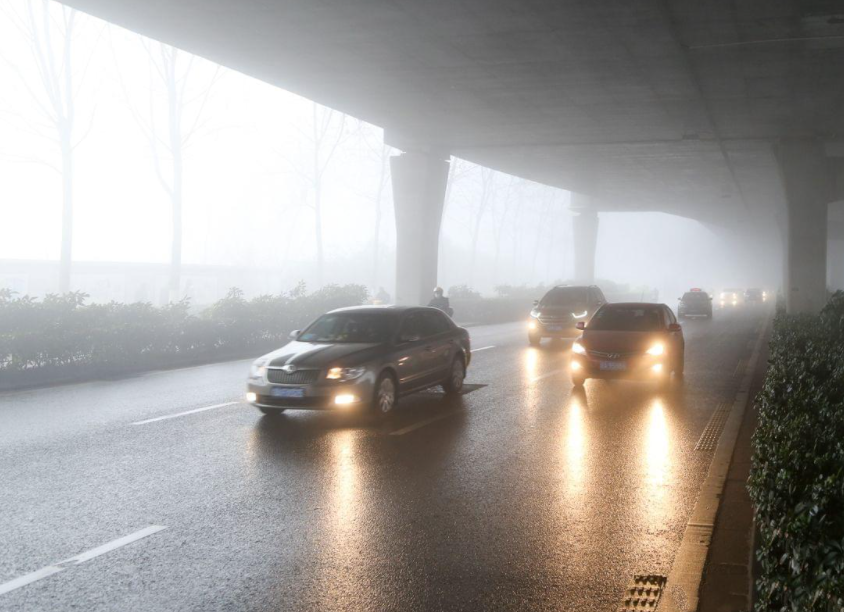
#> input picture blog47-quwu/car-02.png, 844 x 612 px
$ python blog47_quwu_02.py   (older library calls are emulated)
#> lines starting #> are read from the running program, lines starting #| are printed output that depends on the picture
# -*- coding: utf-8 -*-
"""
Created on Sat Sep 11 00:16:07 2021
@author: xiuzhang

参考资料：
https://blog.csdn.net/leviopku/article/details/83898619
"""

import sys
import cv2
import math
import numpy as np

def DarkChannel(im,sz):
    b,g,r = cv2.split(im)
    dc = cv2.min(cv2.min(r,g),b)
    kernel = cv2.getStructuringElement(cv2.MORPH_RECT,(sz,sz))
    dark = cv2.erode(dc,kernel)
    return dark

def AtmLight(im,dark):
    [h,w] = im.shape[:2]
    imsz = h*w
    numpx = int(max(math.floor(imsz/1000),1))
    darkvec = dark.reshape(imsz,1)
    imvec = im.reshape(imsz,3)

    indices = darkvec.argsort()
    indices = indices[imsz-numpx::]

    atmsum = np.zeros([1,3])
    for ind in range(1,numpx):
       atmsum = atmsum + imvec[indices[ind]]

    A = atmsum / numpx;
    return A

def TransmissionEstimate(im,A,sz):
    omega = 0.95
    im3 = np.empty(im.shape,im.dtype)

    for ind in range(0,3):
        im3[:,:,ind] = im[:,:,ind]/A[0,ind]

    transmission = 1 - omega*DarkChannel(im3,sz)
    return transmission

def Guidedfilter(im,p,r,eps):
    mean_I = cv2.boxFilter(im,cv2.CV_64F,(r,r))
    mean_p = cv2.boxFilter(p, cv2.CV_64F,(r,r))
    mean_Ip = cv2.boxFilter(im*p,cv2.CV_64F,(r,r))
    cov_Ip = mean_Ip - mean_I*mean_p

    mean_II = cv2.boxFilter(im*im,cv2.CV_64F,(r,r))
    var_I   = mean_II - mean_I*mean_I

    a = cov_Ip/(var_I + eps)
    b = mean_p - a*mean_I

    mean_a = cv2.boxFilter(a,cv2.CV_64F,(r,r))
    mean_b = cv2.boxFilter(b,cv2.CV_64F,(r,r))

    q = mean_a*im + mean_b
    return q

def TransmissionRefine(im,et):
    gray = cv2.cvtColor(im,cv2.COLOR_BGR2GRAY)
    gray = np.float64(gray)/255
    r = 60
    eps = 0.0001
    t = Guidedfilter(gray,et,r,eps)

    return t

def Recover(im,t,A,tx = 0.1):
    res = np.empty(im.shape,im.dtype)
    t = cv2.max(t,tx)

    for ind in range(0,3):
        res[:,:,ind] = (im[:,:,ind]-A[0,ind])/t + A[0,ind]

    return res

if __name__ == '__main__':

    fn = 'car-02.png'
    src = cv2.imread(fn)
#> src is the input picture: shape (612, 844, 3); mean B, G, R 155, 158.4, 162.4
    I = src.astype('float64')/255

    dark = DarkChannel(I,15)
#> in DarkChannel, `dark = cv2.erode(dc,kernel)`:
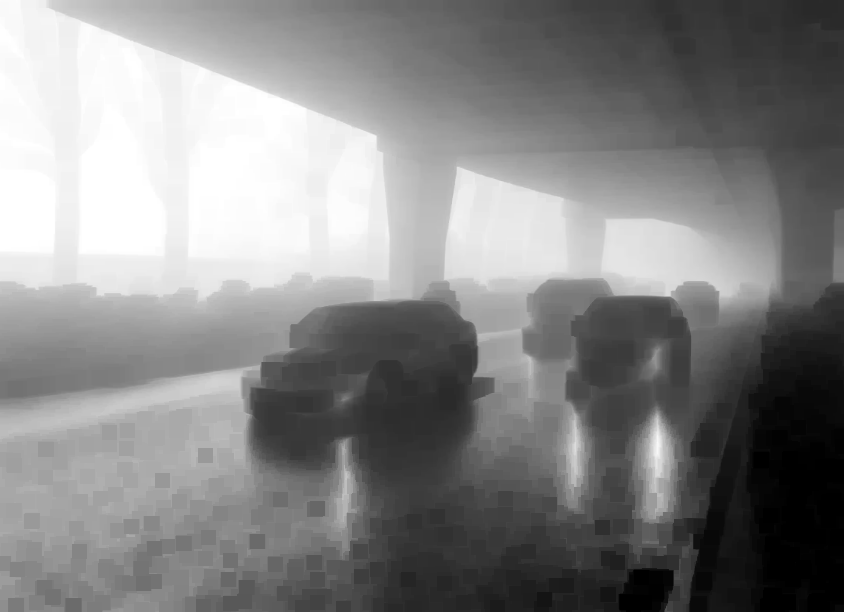
#> dark: shape (612, 844) float64; min 0, max 1, mean 0.522
    A = AtmLight(I,dark)
#> in AtmLight, `indices = indices[imsz-numpx::]`: indices = 516 values from 0 to 0
#> the loop in AtmLight, `for ind in range(1,numpx):` made 515 passes
#> atmsum on passes 1 to 3: [[0.992, 0.992, 0.992]], [[1.98, 1.98, 1.98]], [[2.98, 2.98, 2.98]]
#> after the loop in AtmLight, `for ind in range(1,numpx):`: atmsum = [[511, 511, 511]]
#> in AtmLight, `A = atmsum / numpx;`: A = [[0.99, 0.99, 0.99]]
#> A = [[0.99, 0.99, 0.99]]
    te = TransmissionEstimate(I,A,15)
    t = TransmissionRefine(src,te)
#> in Guidedfilter, `b = mean_p - a*mean_I`:
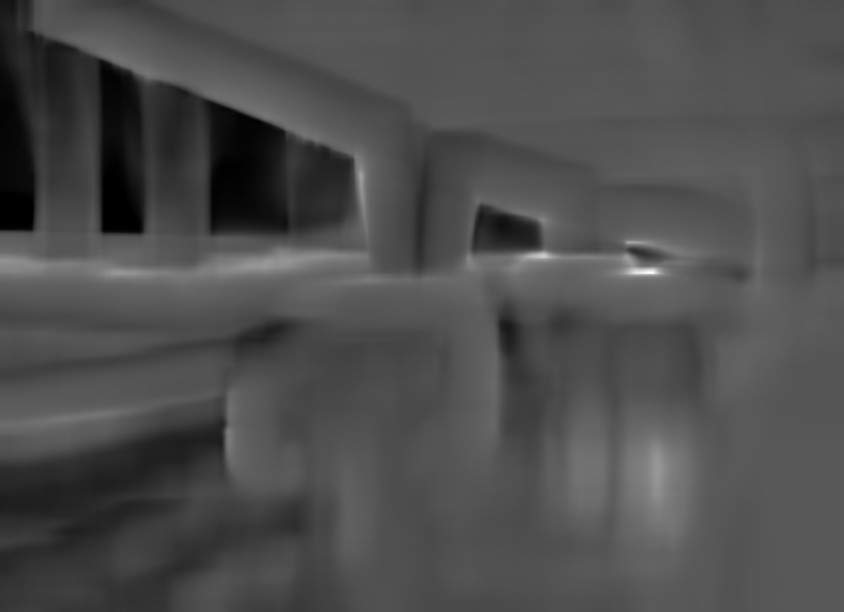
#> b: shape (612, 844) float64; min 0.0406, max 2.8, mean 0.881; drawn with min black and max white
#> in Guidedfilter, `mean_a = cv2.boxFilter(a,cv2.CV_64F,(r,r))`:
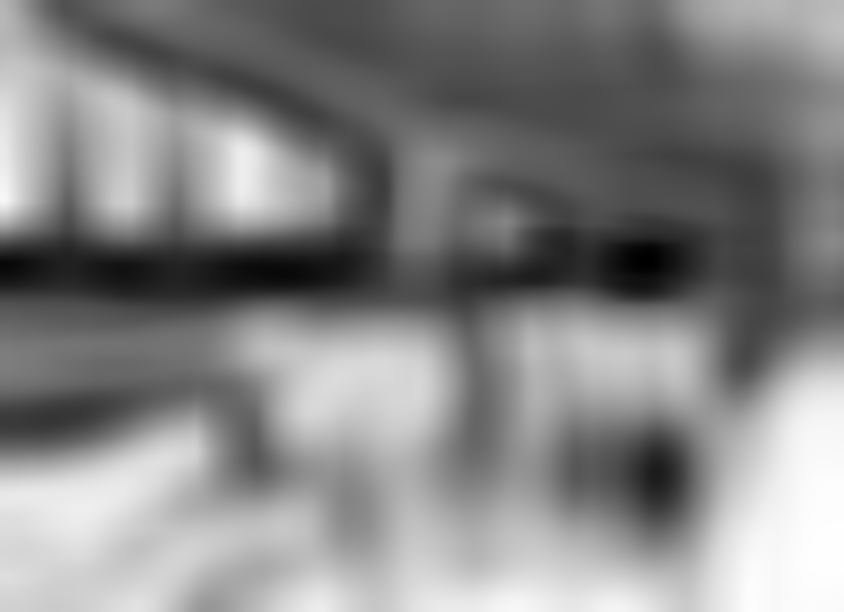
#> mean_a: shape (612, 844) float64; min -1.19, max -0.00402, mean -0.571; drawn with min black and max white
#> in Guidedfilter, `mean_b = cv2.boxFilter(b,cv2.CV_64F,(r,r))`:
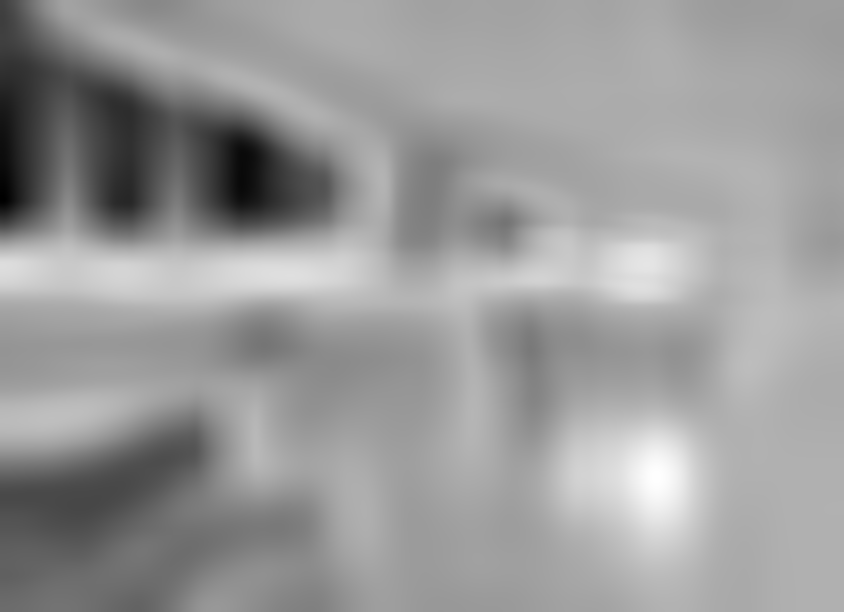
#> mean_b: shape (612, 844) float64; min 0.0819, max 1.4, mean 0.88; drawn with min black and max white
#> in Guidedfilter, `q = mean_a*im + mean_b`:
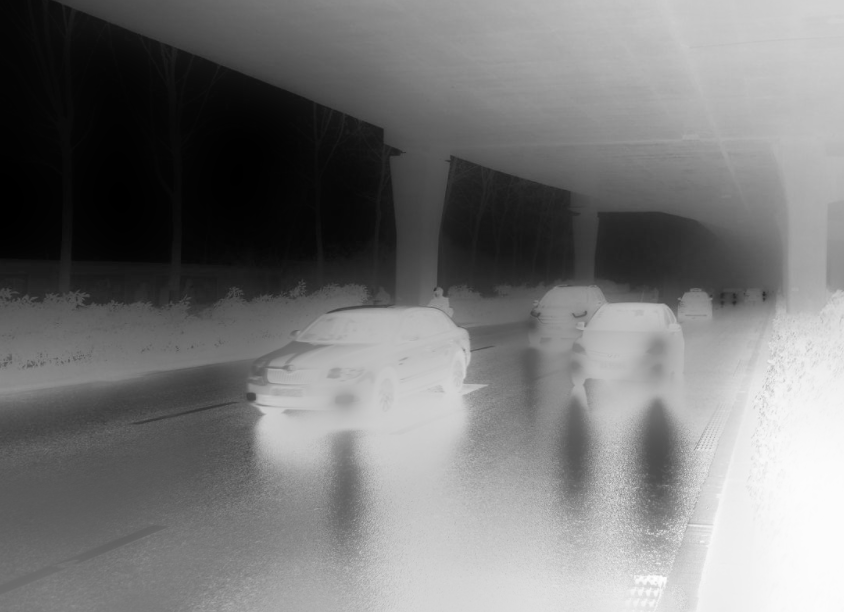
#> q: shape (612, 844) float64; min 0.0433, max 1.01, mean 0.499; drawn with min black and max white
    J = Recover(I,t,A,0.1)
#> after the loop in Recover, `for ind in range(0,3):`:
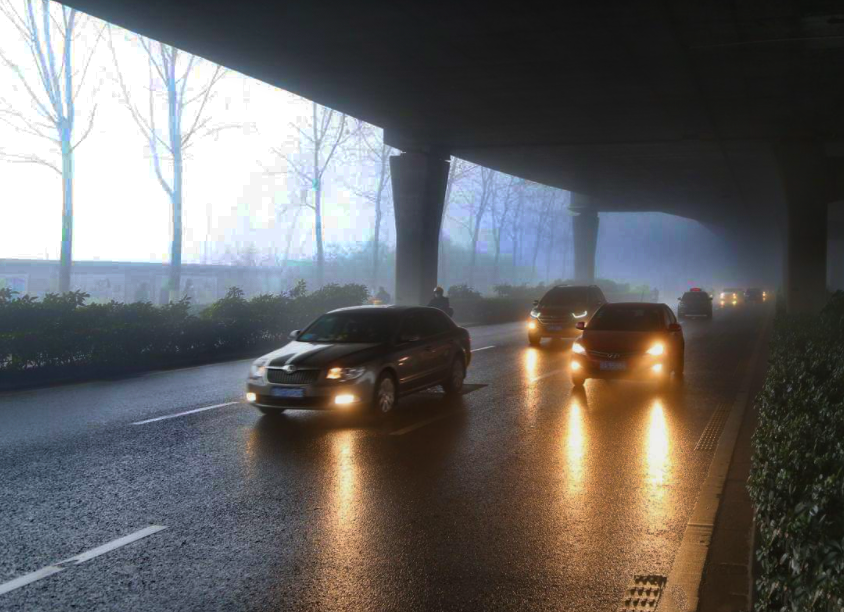
#> res: shape (612, 844, 3) float64; mean B, G, R 0.394, 0.396, 0.405; drawn with min black and max white

    arr = np.hstack((I, J))
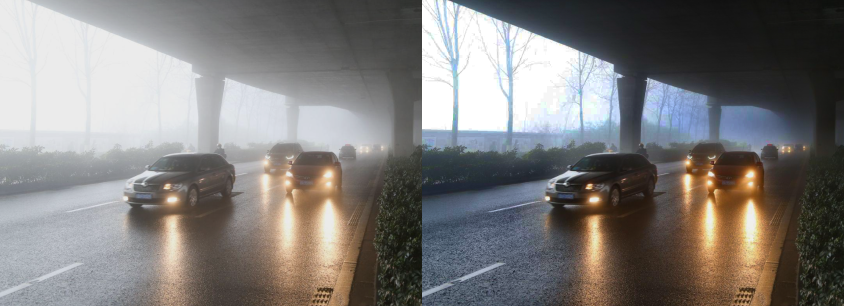
#> arr: shape (612, 1688, 3) float64 (shown at 1/2 size); mean B, G, R 0.501, 0.509, 0.521; drawn with min black and max white
    cv2.imshow("contrast", arr)
    cv2.imwrite("car-02-dehaze.png", J*255 )
    cv2.imwrite("car-02-contrast.png", arr*255)
    cv2.waitKey();

$ run again, with blog47-quwu/car-01.png copied over blog47-quwu/car-02.png
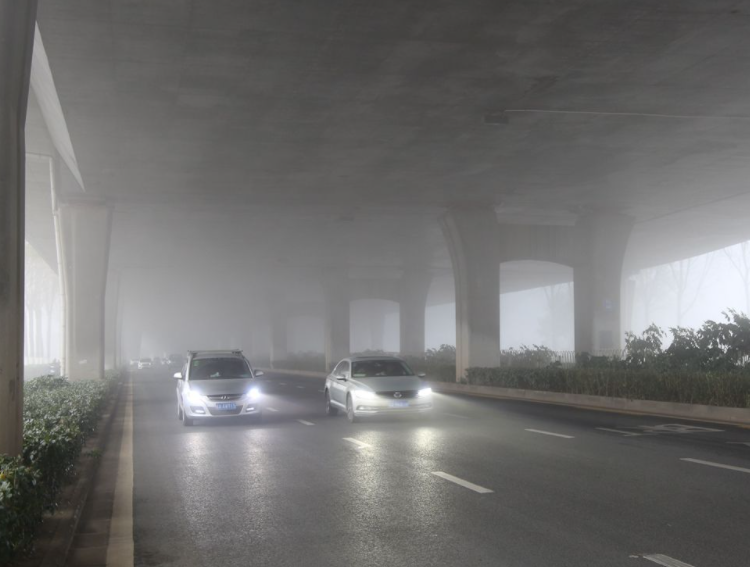
#> input picture blog47-quwu/car-01.png, 750 x 567 px
#> src is the input picture: shape (567, 750, 3); mean B, G, R 110.4, 111.3, 111.9
#> indices = 425 values from 0 to 0
#> the loop in AtmLight, `for ind in range(1,numpx):` made 424 passes
#> atmsum on passes 1 to 3: [[0.365, 0.369, 0.376]], [[0.729, 0.737, 0.753]], [[1.09, 1.11, 1.13]]
#> after the loop in AtmLight, `for ind in range(1,numpx):`: atmsum = [[154.6, 156.3, 159.6]]
#> in AtmLight, `A = atmsum / numpx;`: A = [[0.364, 0.368, 0.376]]
#> after the loop in Recover, `for ind in range(0,3):`:
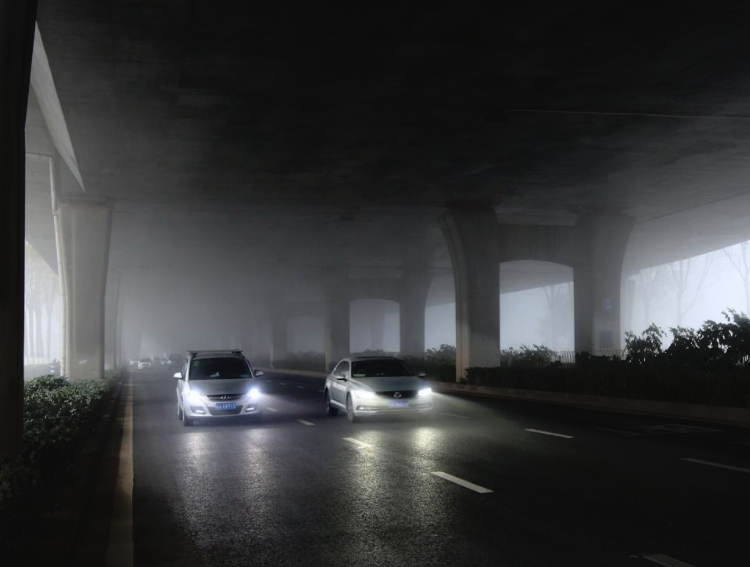
#> res: shape (567, 750, 3) float64; mean B, G, R 1.27, 1.25, 1.22; drawn with min black and max white
#> `cv2.imwrite("car-02-dehaze.png", J*255 )`:
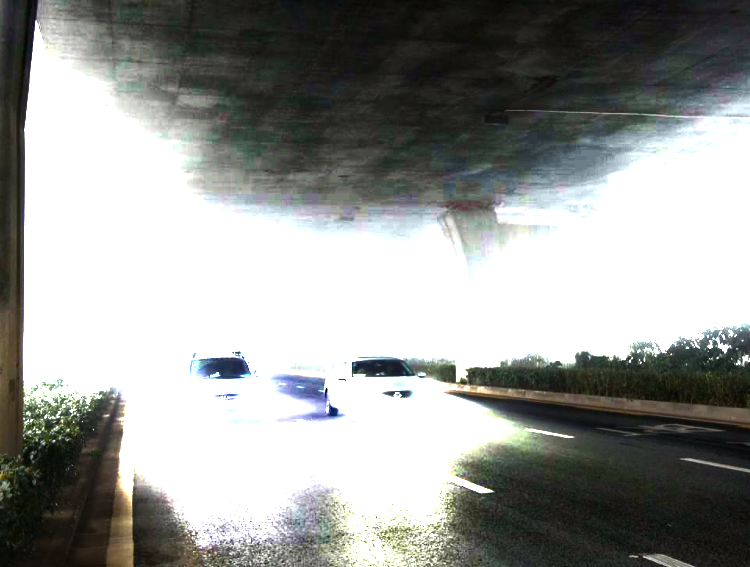
#> saved as car-02-dehaze.png: shape (567, 750, 3); mean B, G, R 150.1, 152.7, 150.9

$ run again, with blog47-quwu/fj-02.png copied over blog47-quwu/car-02.png
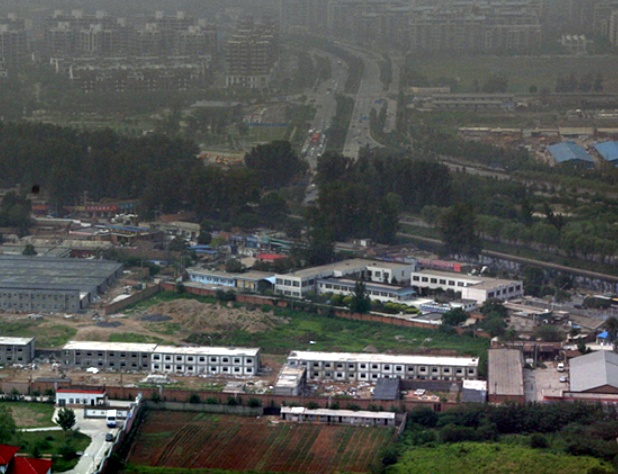
#> input picture blog47-quwu/fj-02.png, 618 x 474 px
#> src is the input picture: shape (474, 618, 3); mean B, G, R 81.2, 84.3, 82.7
#> in DarkChannel, `dark = cv2.erode(dc,kernel)`:
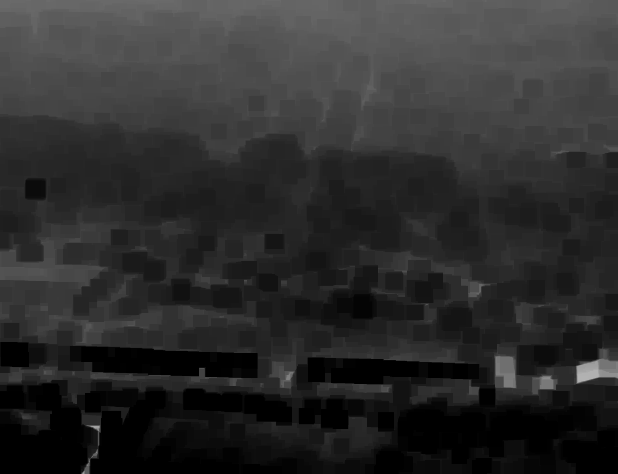
#> dark: shape (474, 618) float64; min 0, max 0.698, mean 0.175
#> indices = 292 values from 0 to 0
#> the loop in AtmLight, `for ind in range(1,numpx):` made 291 passes
#> atmsum on passes 1 to 3: [[0.455, 0.463, 0.439]], [[0.91, 0.925, 0.878]], [[1.36, 1.39, 1.32]]
#> after the loop in AtmLight, `for ind in range(1,numpx):`: atmsum = [[132.4, 134.7, 127.8]]
#> in AtmLight, `A = atmsum / numpx;`: A = [[0.453, 0.461, 0.438]]
#> `cv2.imwrite("car-02-dehaze.png", J*255 )`:
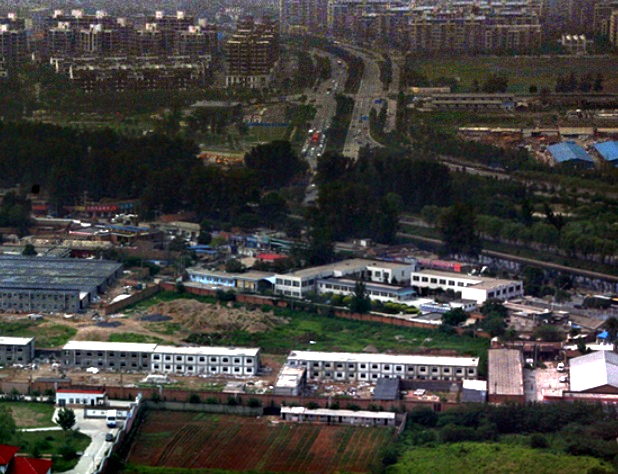
#> saved as car-02-dehaze.png: shape (474, 618, 3); mean B, G, R 62.9, 65.9, 67.7
